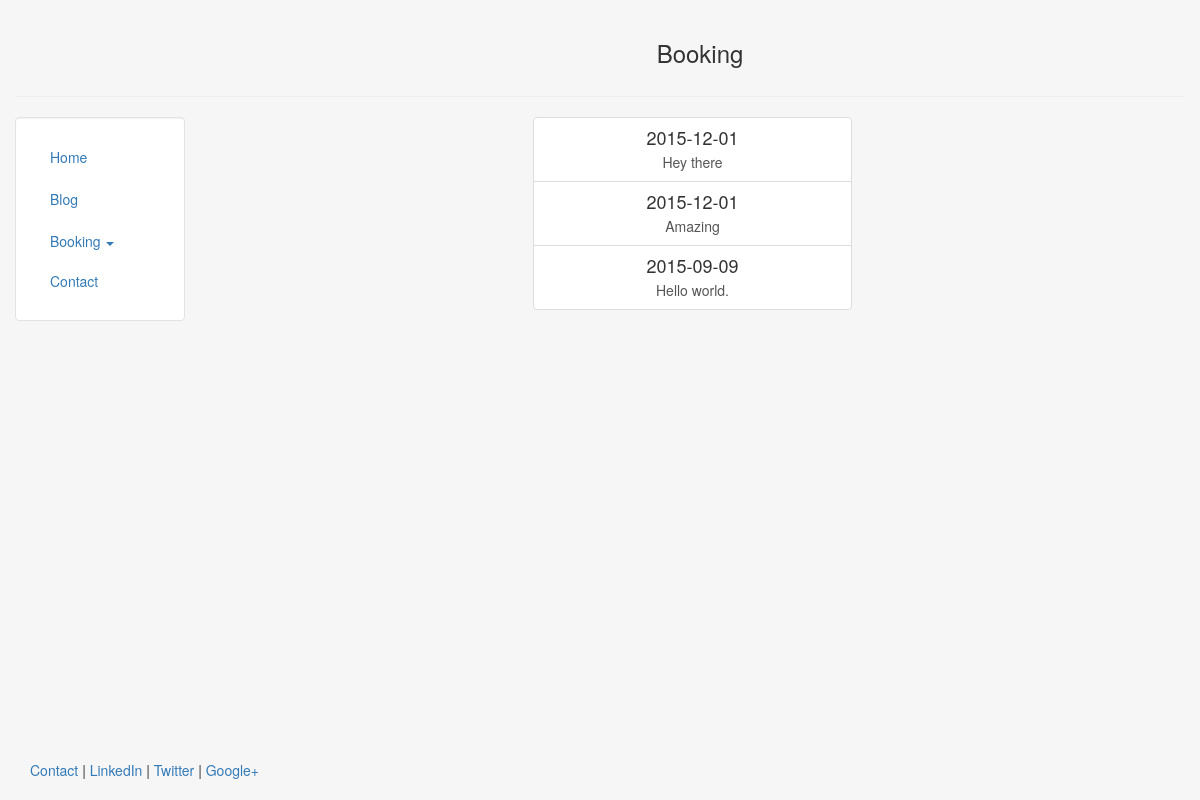
Screenshot of /blog/ with the database file from the repository.
### blog/models.py (models this page shows, shortened)
class Post(models.Model):
    title = models.CharField(max_length=140)
    body = models.TextField()
    date = models.DateTimeField()

### blog/templates/blog/blog.html
{% extends "personal/header.html" %}
{% block content %}
    <div class="row">
	  <div class="col-md-offset-4 col-md-4 list-group">
        {% for post in object_list %}
          <a href="/blog/{{post.id}}" class="list-group-item list-group-item-action">
            <center><h4 class="list-group-item-heading">{{ post.date|date:"Y-m-d" }}</h4></center>
            <center><p class="list-group-item-text"> {{post.title}}</p></center>
          </a>
	   {% endfor %}
	  </div>
    </div>
{% endblock %}

### personal/templates/personal/header.html (style rules this page uses)
html, body { height:100% }

### rows the page displays
Post: date "2015-12-01", title "Hey there"
Post: date "2015-12-01", title "Amazing"
Post: date "2015-09-09", title "Hello world."
